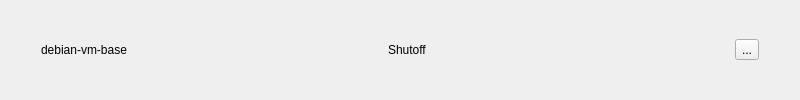
<?xml version="1.0" encoding="utf-8"?>
<ui version="4.0">
    <class>ContainerElement</class>
    <widget class="QWidget" name="ContainerElement">
        <property name="geometry">
            <rect>
                <x>100</x>
                <y>100</y>
                <width>800</width>
                <height>100</height>
            </rect>
        </property>
        <layout class="QVBoxLayout" name="mainLayout">
            <item>
                <widget class="QFrame" name="container_frame">
                    <layout class="QHBoxLayout" name="horizontalLayout">
                        <property name="rightMargin">
                            <number>30</number>
                        </property>
                        <property name="leftMargin">
                            <number>30</number>
                        </property>
                        <item>
                            <widget class="QLabel" name="vmNameLabel">
                                <property name="text">
                                    <string>debian-vm-base</string>
                                </property>
                            </widget>
                        </item>
                        <item>
                            <widget class="QLabel" name="vmStateLabel">
                                <property name="text">
                                    <string>Shutoff</string>
                                </property>
                            </widget>
                        </item>
                        <item>
                            <widget class="QToolButton" name="optionsButton">
                                <property name="text">
                                    <string>...</string>
                                </property>
                                <property name="popupMode">
                                    <enum>QToolButton::InstantPopup</enum>
                                </property>
                            </widget>
                        </item>
                    </layout>
                </widget>
            </item>
        </layout>
    </widget>
    <resources/>
    <connections/>
</ui>
